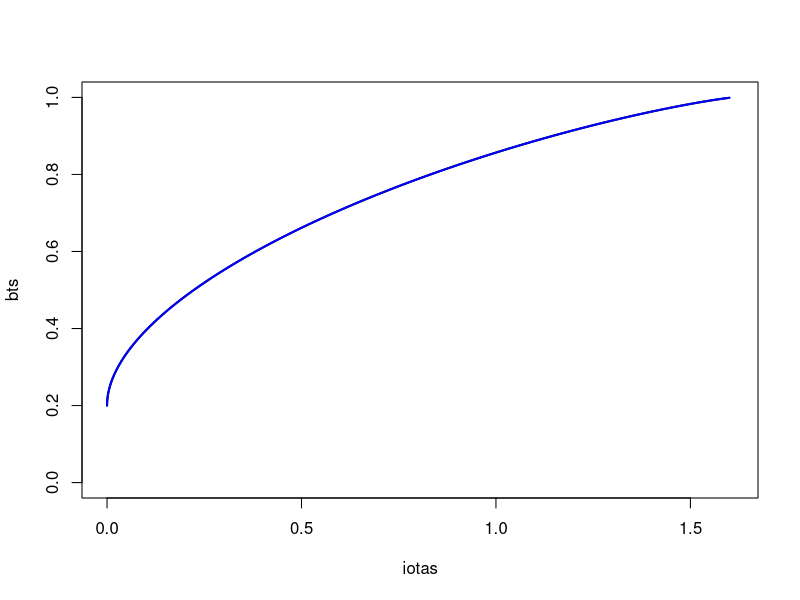

Write R code to recreate this figure.

layout(1)

k <- 5
bts <- seq(1/k, 1, by = 0.001)
iotas <- bts * log(bts) + (1-bts) * log((1-bts)/(k-1)) + log(k)
plot(iotas, bts, type = "l", ylim = c(0, 1), xlim = c(0, log(k)), lwd = 2)
max(iotas, na.rm = TRUE)
log(k)
max(bts, na.rm = TRUE)

ps <- seq(1/k, 0.999, by = 0.001)
fs <- log(k) - (1-ps)*log(k-1) + (1-ps)*log((1-ps)) + ps*log(ps)
lines(fs, ps, col = "blue", lwd = 2)
